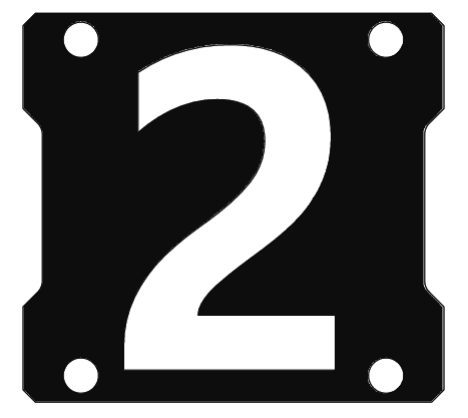
#> input picture images/engineer_2.jpg, 468 x 418 px
$ python get_num_contour.py
#> lines starting #> are read from the running program, lines starting #| are printed output that depends on the picture; after the words box and inside, x2 and y2 are one past the last pixel; in counts of white or black regions, pixels touching at a corner belong together
# trying countours to detect shapes and then return numbers related to those shapes
import cv2
import numpy as np


# Load the image
image = cv2.imread('images/engineer_2.jpg')
#> image is the input picture: shape (418, 468, 3); mean B, G, R 110, 110.1, 110.1

# Convert the image to grayscale
gray = cv2.cvtColor(image, cv2.COLOR_BGR2GRAY)


# threshold
blurred = cv2.GaussianBlur(gray, (7, 7), 0)
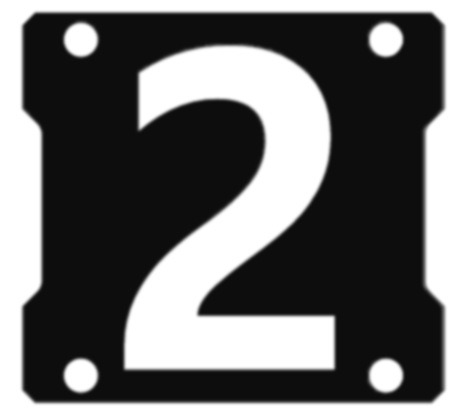
#> blurred: shape (418, 468); min 13, max 255, mean 110.1
_, thresh = cv2.threshold(blurred, 100, 255, cv2.THRESH_BINARY) # threhshold value, 65 is for real images, 150 for template images
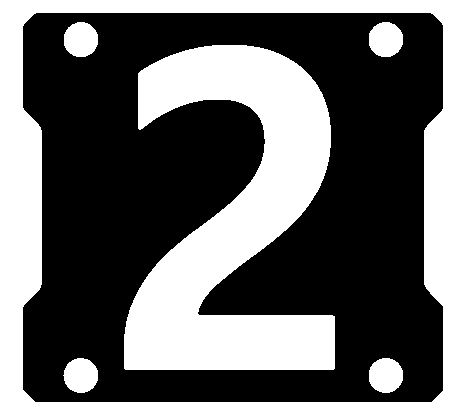
#> thresh: shape (418, 468); 41% white; 6 white regions


# Find contours
contours, hierarchy = cv2.findContours(thresh, cv2.RETR_TREE, cv2.CHAIN_APPROX_SIMPLE)
#> contours = 7 contours; box (x1, y1, x2, y2) and area: (0, 0, 468, 418) 194739, (22, 12, 444, 403) 157109, (124, 45, 335, 370) 36522, (369, 22, 403, 57) 908, (64, 22, 98, 57) 906, (369, 358, 403, 393) 906, (63, 358, 98, 393) 902

# we only want to print contours that dont have children --> these are the innermost shapes that dont have anymore shapes within them
child_contours = [] # list of all innermost contours
for i, h in enumerate(hierarchy[0]): # [Next, Previous, First_Child, Parent], [0, 1, 2 ,3]
    if h[2] == -1: # if there is no next child, print the contour
        child_contours.append(contours[i])
#> this loop made 7 passes
#> h on passes 1 to 7: [-1, -1, 1, -1], [-1, -1, 2, 0], [3, -1, -1, 1], [4, 2, -1, 1], [5, 3, -1, 1], [6, 4, -1, 1], [-1, 5, -1, 1]
#> after the loop, child_contours = 5 contours; box (x1, y1, x2, y2) and area: (124, 45, 335, 370) 36522, (369, 22, 403, 57) 908, (64, 22, 98, 57) 906, (369, 358, 403, 393) 906, (63, 358, 98, 393) 902
        # cv2.drawContours(image, contours, i, (0, 255, 0), 3)

# calculate area of each contour to find the largest one
areas = [cv2.contourArea(c) for c in child_contours]
#> areas = [906, 902.5, 36522, 908.5, 906.5]

# index of max area contour
max_area_index = areas.index(max(areas))
#> max_area_index = 2


# draw only the max area contour
cv2.drawContours(image, child_contours, max_area_index, (0, 255, 0), 3) #thickness=cv2.FILLED
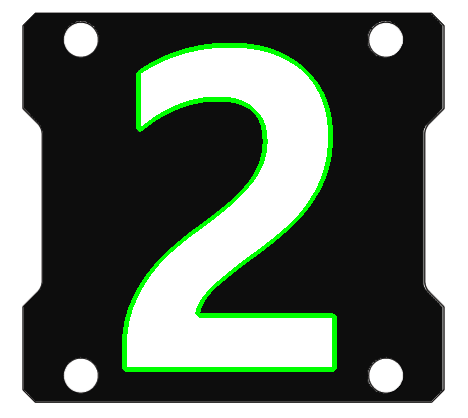
#> image: shape (418, 468, 3); 3.23% of pixels changed, all inside (x1, y1, x2, y2) = (122, 43, 337, 372)


# trying Hu-moments to compare images
# hu moment of template image

cv2.imshow('Image with Contours', image)
cv2.waitKey(0)
cv2.destroyAllWindows()

$ run again, with images/hero_1.jpg copied over images/engineer_2.jpg
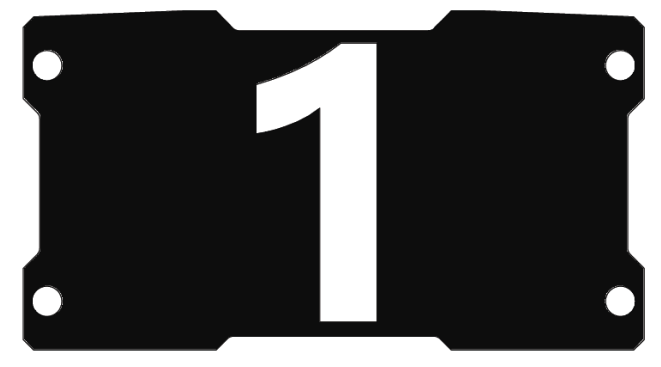
#> input picture images/hero_1.jpg, 661 x 367 px
#> image is the input picture: shape (367, 661, 3); mean B, G, R 79, 79, 79
#> `_, thresh = cv2.threshold(blurred, 100, 255, cv2.THRESH_BINARY)`:
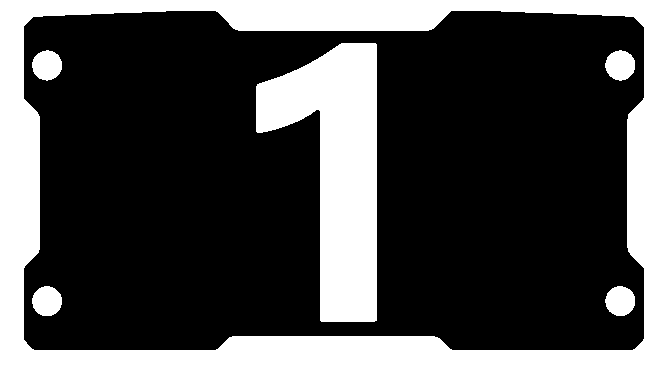
#> thresh: shape (367, 661); 28% white; 6 white regions
#> contours = 7 contours; box (x1, y1, x2, y2) and area: (0, 0, 661, 367) 241560, (23, 10, 645, 351) 197524, (256, 43, 377, 322) 18658, (32, 50, 62, 81) 666, (32, 286, 62, 316) 666, (605, 50, 635, 81) 666, (605, 286, 635, 316) 662
#> the loop `for i, h in enumerate(hierarchy[0]):` made 7 passes
#> h on passes 1 to 7: [-1, -1, 1, -1], [-1, -1, 2, 0], [3, -1, -1, 1], [4, 2, -1, 1], [5, 3, -1, 1], [6, 4, -1, 1], [-1, 5, -1, 1]
#> after the loop `for i, h in enumerate(hierarchy[0]):`: child_contours = 5 contours; box (x1, y1, x2, y2) and area: (256, 43, 377, 322) 18658, (32, 50, 62, 81) 666, (32, 286, 62, 316) 666, (605, 50, 635, 81) 666, (605, 286, 635, 316) 662
#> areas = [662.5, 666, 665.5, 666.5, 18657.5]
#> max_area_index = 4
#> `cv2.drawContours(image, child_contours, max_area_index, (0, 255, 0), 3)`:
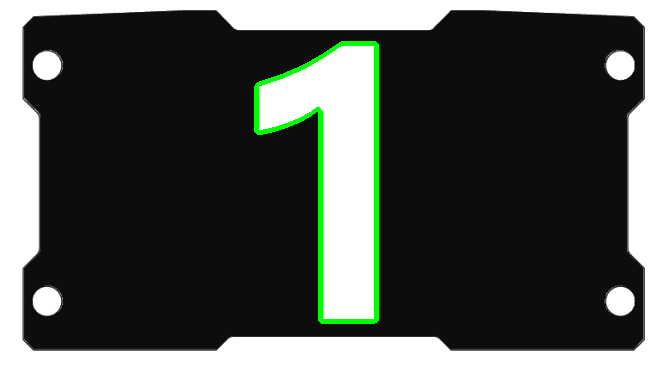
#> image: shape (367, 661, 3); 1.59% of pixels changed, all inside (x1, y1, x2, y2) = (254, 41, 379, 324)
